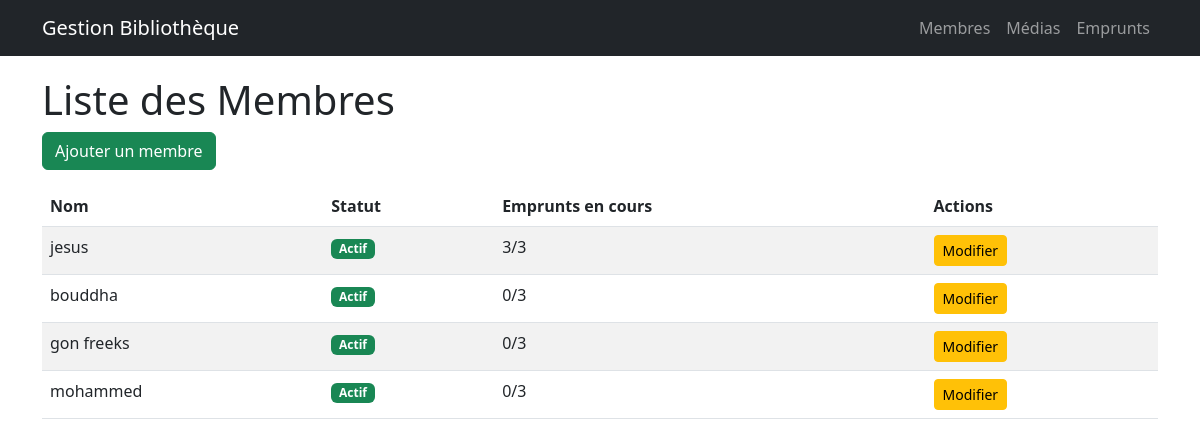
Before: /librarian/liste-membres/ with the older database file.
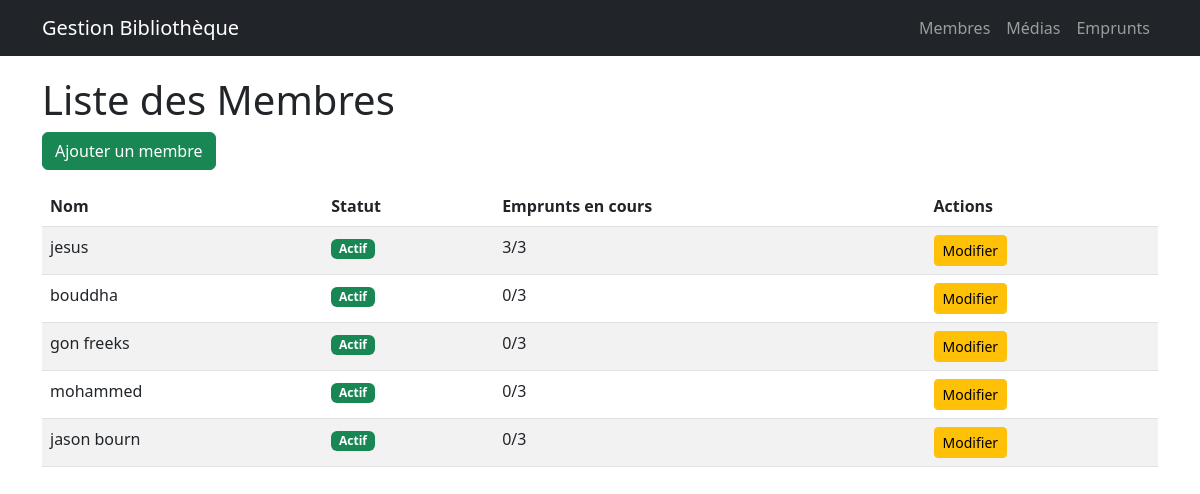
After: the same page with the newer database file.
### librarian/models.py (models this page shows, shortened)
class Member(models.Model):
    name = models.CharField(max_length=100)
    blocked = models.BooleanField(default=False)

### librarian/views.py (the view)
# urls.py: path('liste-membres/', list_member, name='list_member'),
def list_member(request):
    members = Member.objects.all().prefetch_related('loan_set')
    for member in members:
        member.active_loans_count = member.loan_set.filter(date_return__isnull=True).count()
    return render(request, 'librarian/members_list.html', {'members': members})

### librarian/templates/librarian/members_list.html (shortened to what this page needs)
{% extends "librarian/base.html" %}
{% block content %}
<h1>Liste des Membres</h1>
<a href="{% url 'librarian:create_member' %}" class="btn btn-success mb-3">Ajouter un membre</a>
<table class="table table-striped">
    <thead>
        <tr>
            <th>Nom</th>
            <th>Statut</th>
            <th>Emprunts en cours</th>
            <th>Actions</th>
        </tr>
    </thead>
    <tbody>
        {% for member in members %}
        <tr {% if member.blocked %}class="table-danger"{% endif %}>
            <td>{{ member.name }}</td>
            <td>
                {% if member.blocked %}
                    <span class="badge bg-danger">Bloqué</span>
                {% else %}
                    <span class="badge bg-success">Actif</span>
                {% endif %}
            </td>
            <td>
                {{ member.active_loans_count }}/3
            </td>
            <td>
                <a href="{% url 'librarian:update_member' member.id %}" class="btn btn-sm btn-warning">Modifier</a>
            </td>
        </tr>
        {% endfor %}
    </tbody>
</table>
{% endblock %}

Changed rows visible on the page:
added Member: name "jason bourn", blocked "Actif", active_loans_count "0"
